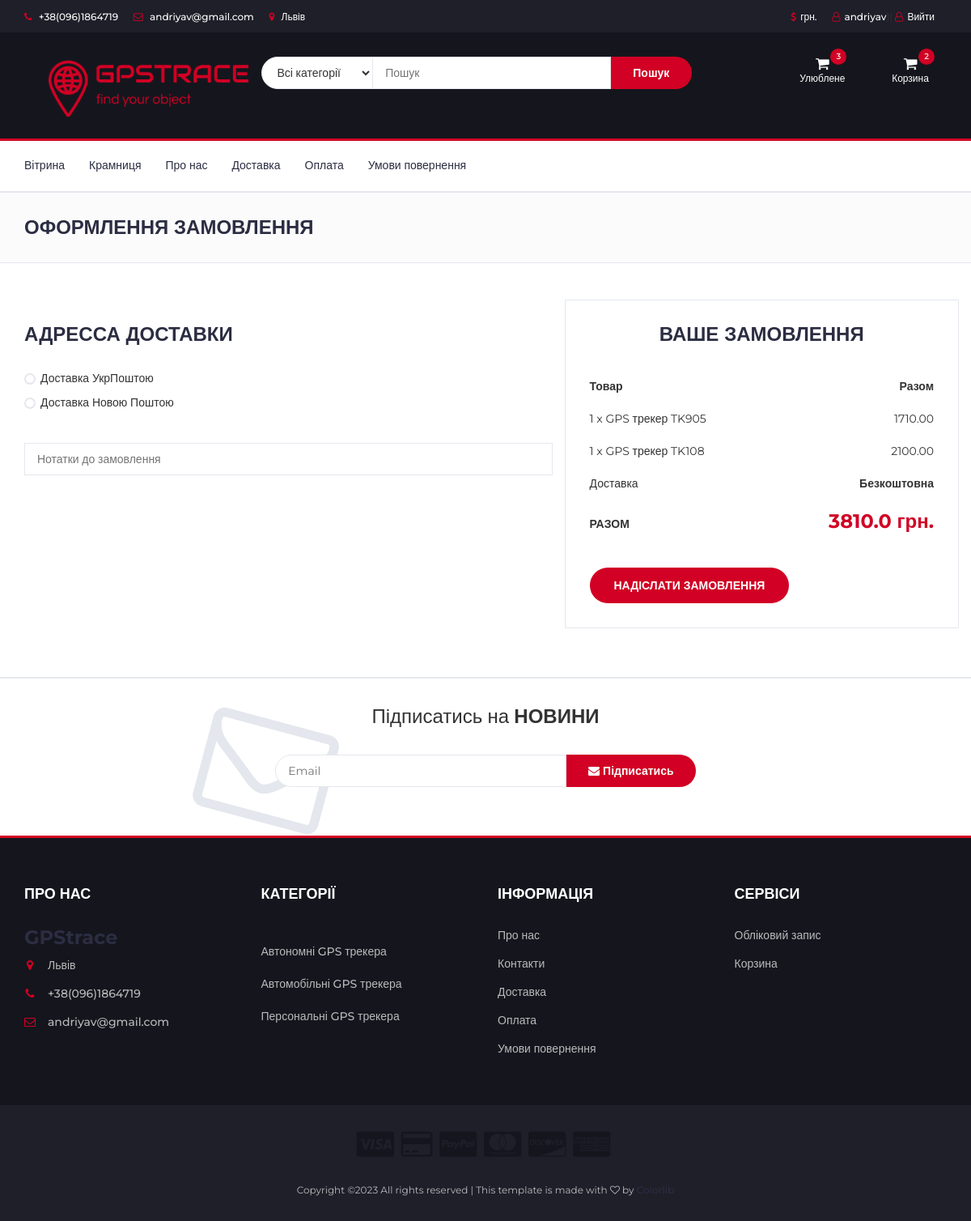
Before: /checkout (signed in) with the older database file.
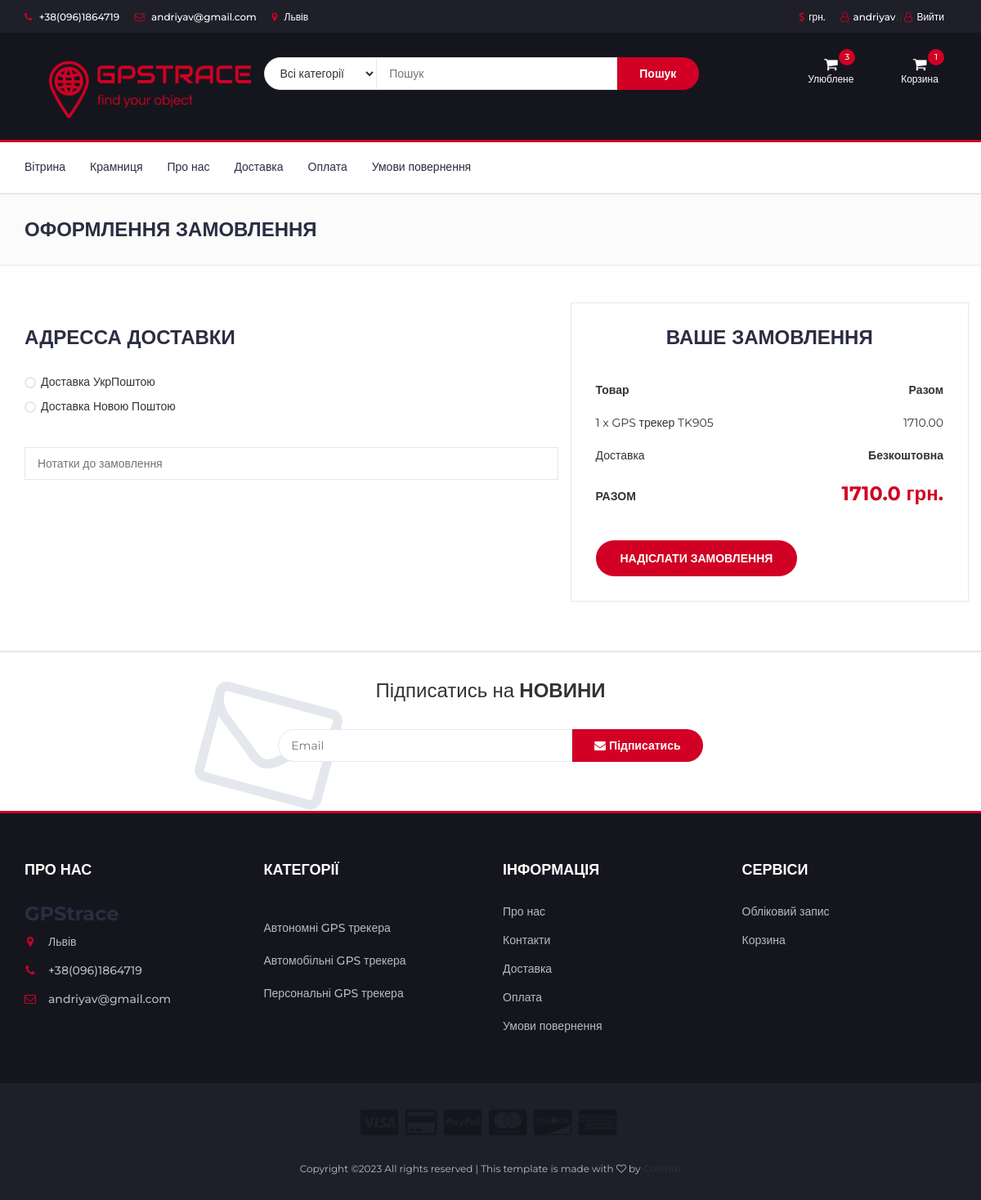
After: the same page with the newer database file.
### account/models.py (models this page shows, shortened)
class UserBase(AbstractBaseUser, PermissionsMixin):
    email = models.EmailField(_('Електронна адреса'), unique=True)
    user_name = models.CharField(max_length=150, unique=True)
    first_name = models.CharField(max_length=150, blank=True)
    about = models.TextField(_(
        'about'), max_length=500, blank=True)
    phone_number = models.CharField(max_length=15, blank=True)
    postcode = models.CharField(max_length=12, blank=True)
    address_line_1 = models.CharField(max_length=150, blank=True)
    address_line_2 = models.CharField(max_length=150, blank=True)
    town_city = models.CharField(max_length=150, blank=True)
    is_active = models.BooleanField(default=False)
    is_staff = models.BooleanField(default=False)
    created = models.DateTimeField(auto_now_add=True)
    updated = models.DateTimeField(auto_now=True)
    objects = CustomAccountManager()
    USERNAME_FIELD = 'email'
    REQUIRED_FIELDS = ['user_name']

### store/models.py (models this page shows, shortened)
class Order(models.Model):
    user = models.ForeignKey(settings.AUTH_USER_MODEL,
                             on_delete=models.CASCADE, null=True, blank=True)
    items = models.ManyToManyField(OrderItem)
    start_date = models.DateTimeField(auto_now_add=True)
    ordered_date = models.DateTimeField()
    ordered = models.BooleanField(default=False)
    ordered_date = models.DateTimeField(null=True)
    first_name = models.CharField(max_length=200,  blank=True, null=True)
    last_name = models.CharField(max_length=200, null=True)
    email = models.CharField(max_length=200, null=True)
    street_address = models.CharField(max_length=200, null=True)
    city = models.CharField(max_length=200, null=True)
    index = models.CharField(max_length=200, null=True)
    phone = models.CharField(max_length=200, null=True)
    first_name_np = models.CharField(max_length=200, blank=True, null=True)
    last_name_np = models.CharField(max_length=200, null=True)
    phone_np = models.CharField(max_length=200, null=True)
    city_np = models.CharField(max_length=200, null=True)
    address_np = models.CharField(max_length=200, null=True)
    order_notes = models.TextField(max_length=5000, null=True, blank=True)

class OrderItem(models.Model):
    user = models.ForeignKey(settings.AUTH_USER_MODEL,
                             on_delete=models.CASCADE, null=True, blank=True)
    ordered = models.BooleanField(default=False)
    item = models.ForeignKey(Item, on_delete=models.CASCADE)
    quantity = models.IntegerField(default=1)

class Item(models.Model):
    title = models.CharField(max_length=100, null=True, verbose_name='Назва товару')
    slug = models.SlugField(max_length=100, unique=True, db_index=True, null=True)
    photo = models.ImageField(upload_to='img', null=True)
    price = models.FloatField(blank=True, null=True, verbose_name='Ціна товару')
    discount = models.IntegerField(blank=True, null=True, verbose_name='Знижка у %')
    short_description = models.TextField(max_length=5000, null=True, blank=True, verbose_name='Короткий опис')
    description = models.TextField(max_length=5000, null=True, blank=True, verbose_name='Опис')
    details = models.TextField(max_length=5000, null=True, blank=True, verbose_name='Деталі')
    label = models.CharField(choices=LABEL_CHOICES, max_length=20, null=True, blank=True, verbose_name='Акційна мітка')
    battery = models.IntegerField(choices=BATTERY_CHOICES, null=True, blank=True,
                               verbose_name='Ємність акумуляторної батареї')
    cat = models.ForeignKey('Category', on_delete=models.PROTECT, null=True)
    quantity = models.IntegerField(default=1)
    def discount_price_calculation(self):
        self.discount_price = self.price - (self.price * (self.discount / 100))
        return self.discount_price

class Category(models.Model):
    name = models.CharField(max_length=100, db_index=True, verbose_name='Категорія')
    slug = models.SlugField(max_length=255, unique=True, db_index=True, verbose_name='URL', null=True)
    def get_absolute_url(self):
        return reverse('category', kwargs={'cat_slug': self.slug})

### store/views.py (the view, shortened to what this page needs)
# urls.py: path('checkout', CheckOutView.as_view(), name='checkout'),
class CheckOutView(LoginRequiredMixin, ListView):
    def get(self, *args, **kwargs):
        form = CheckoutForms()
        try:
            order = Order.objects.get(user=self.request.user, ordered=False)
        except ObjectDoesNotExist:
            messages.warning(self.request, "У вас не має активних замовлень")
            return redirect("/")
        city = City.objects.all()
        context = {
            'form': form,
            'ob_item': order,
            'city': city
        }
        return render(self.request, "store/checkout.html", context)

### cart/context_processors.py (called while the page is built)
def cart(request):
    return {'cart': Cart(request)}

### store/templatetags/store_tags.py (called while the page is built)
@register.inclusion_tag('store/list_categories.html')
def get_categories():
    cats = Category.objects.all()
    return {'cats': cats}

@register.filter
def cart_item_count(user):
    if user.is_authenticated:
        qs = Order.objects.filter(user=user, ordered=False).select_related('user')
        if qs.exists():
            return qs[0].items.count()
    return 0

@register.filter
def get_cart_navbar(user):
    if user.is_authenticated:
        cart_item = OrderItem.objects.filter(user=user, ordered=False).select_related('item')
        if cart_item.exists():
            return cart_item

@register.filter
def get_favorite(user):
    if user.is_authenticated:
        favorite_item = Favorite.objects.filter(user=user).select_related('item_favorite')
        if favorite_item.exists():
            return favorite_item

@register.filter
def favorite_item_count(user):
    if user.is_authenticated:
        qs = Favorite.objects.filter(user=user).select_related("user_id")
        if qs.exists():
            return qs.count()
    return 0

### store/templates/store/checkout.html (shortened to what the changed rows need)
    {% load static %}
    {% load store_tags %}
    <html lang="en">
    <head>
        <link type="text/css" rel="stylesheet" href="{% static 'css/bootstrap.min.css' %}"/>
        <link type="text/css" rel="stylesheet" href="{% static 'css/slick.css' %}"/>
        <link type="text/css" rel="stylesheet" href="{% static 'css/slick-theme.css' %}"/>
        <link type="text/css" rel="stylesheet" href="{% static 'css/nouislider.min.css' %}"/>
        <link rel="stylesheet" href="{% static 'css/font-awesome.min.css' %}">
        <link type="text/css" rel="stylesheet" href="{% static 'css/style.css' %}"/>
    </head>
    <body>
    {% include "store/navbar.html" %}
<form method="POST" class="card-body">
    <div class="section">
        <div class="container">
            <div class="row">
                <div class="col-md-5 order-details">
                    <div class="order-summary">
                        {% for items_checkout in ob_item.items.all %}
                        <div class="order-products">
                            <div class="order-col">
                                {% if items_checkout.item.discount %}
                                <div>{{items_checkout.quantity}} x {{items_checkout.item.title}}</div>
                                <div>{{items_checkout.item.discount_price_calculation | floatformat:2}}</div>
                                {% else %}
                                <div>{{items_checkout.quantity}} x {{items_checkout.item.title}}</div>
                                <div>{{items_checkout.item.price}}</div>
                                {% endif %}
                            </div>
                        </div>
                        {% endfor %}
                        <div class="order-col">
                            <div><strong class="order-total">{{ request.user|get_cart_total_price }} грн.</strong></div>
                        </div>
                    </div>
                </div>
            </div>
        </div>
</form>
{% include "store/footer.html" %}
</body>
</html>

### store/templates/store/navbar.html (shortened to what the changed rows need)
<!DOCTYPE html>
{% load static %}
{% load store_tags %}
 <html lang="en">
    <head>
<link type="text/css" rel="stylesheet" href="{% static 'css/bootstrap.min.css' %}"/>
<link type="text/css" rel="stylesheet" href="{% static 'css/slick.css' %}"/>
<link type="text/css" rel="stylesheet" href="{% static 'css/slick-theme.css' %}"/>
<link type="text/css" rel="stylesheet" href="{% static 'css/nouislider.min.css' %}"/>
<link rel="stylesheet" href="{% static 'css/font-awesome.min.css' %}">
<link type="text/css" rel="stylesheet" href="{% static 'css/style.css' %}"/>
	</head>
<header>
    <div id="top-header">
        <div class="container">
            <ul class="header-links pull-right">
                {% if request.user.is_authenticated %}
                <li><a href="{% url "account:dashboard" %}"><i class="fa fa-user-o"></i>{{ user.user_name }}</a>}|
                    <a href="{% url 'logout'  %}"><i class="fa fa-user-o"></i>Вийти</li>
                {% else %}
                <li><a href="{% url "account:login" %}"><i class="fa fa-user-o"></i>Обліковий запис</a></li>
                {% endif %}
            </ul>
        </div>
    </div>
    <div id="header">
        <div class="container">
            <div class="row">
                <div class="cart-manu">
                <div class="col-md-3 clearfix">
                    <div class="header-ctn">
                         <div class="dropdown">
                            <a class="dropdown-toggle" data-toggle="dropdown" aria-expanded="true">
                                <i class="fa fa-shopping-cart"></i>
                                <span>Улюблене</span>
                                <div class="qty">{{ request.user|favorite_item_count }}</div>
                            </a>
                        </div>
                        <div class="dropdown">
                            <a class="dropdown-toggle"  data-toggle="dropdown" aria-expanded="true" >
                                <i class="fa fa-shopping-cart" ></i>
                                    <span>Корзина</span>
                                {% if user.is_authenticated %}
                                <div class="qty">{{ request.user|cart_item_count }}</div>
                                {% endif %}
								</div>
                            </div>
                        </div>
                    </div>
            </div>
</header>

### store/templates/store/list_categories.html
{% load static %}
<ul>
    {% for c in cats %}
    <div><br></div>
    <li><a href="{{c.get_absolute_url}}">{{c.name}}</a></li>
    {% endfor %}
</ul>

Changed rows visible on the page:
no longer on this page (row edited): OrderItem: quantity "1", item "GPS трекер TK108", item.discount_price_calculation "2100.00"
computed for UserBase "andriyav": user|cart_item_count "2" → "1"; user|get_cart_total_price "3810.0" → "1710.0"
